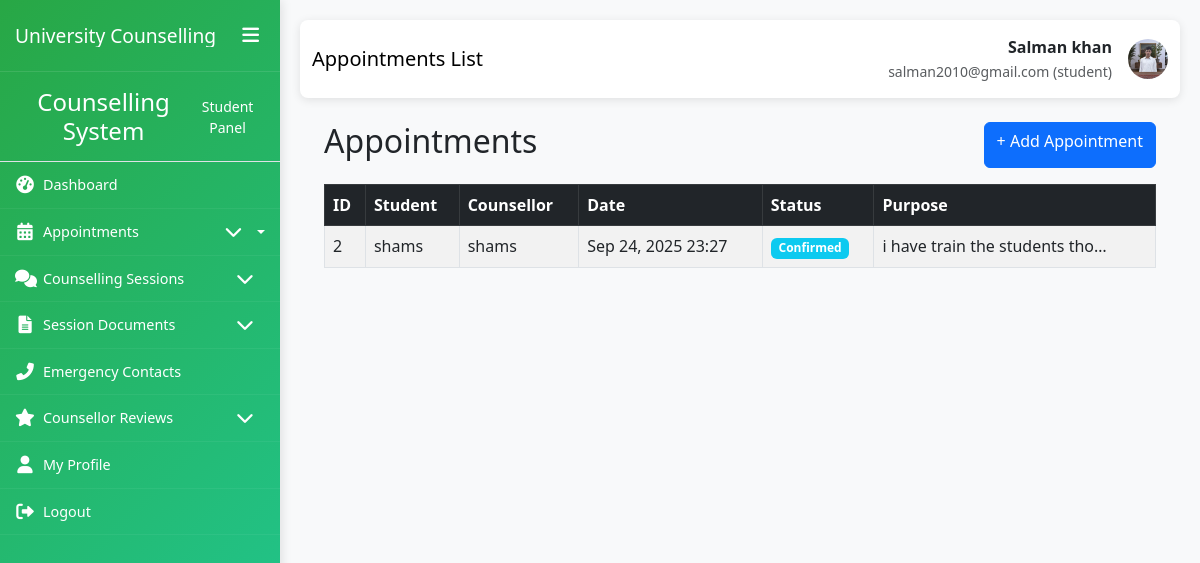
The app's page /student_appointment_list/ (signed in) with its own data.
### My_App/models.py (models this page shows, shortened)
class CustomUser(AbstractUser):
    ROLE_CHOICES = (
        ('student', 'Student'),
        ('counsellor', 'Counsellor'),
        ('admin', 'Administrator'),
    )
    role = models.CharField(max_length=20, choices=ROLE_CHOICES, default='student')
    phone_number = models.CharField(max_length=15, blank=True, null=True)
    date_of_birth = models.DateField(blank=True, null=True)
    profile_picture = models.ImageField(upload_to='profile_pics/', blank=True, null=True)
    created_at = models.DateTimeField(auto_now_add=True)
    updated_at = models.DateTimeField(auto_now=True)
    class Meta:
        permissions = [
            ("can_access_admin_panel", "Can access admin panel"),
            ("can_manage_users", "Can manage users"),
            ("can_manage_appointments", "Can manage appointments"),
            ("can_view_reports", "Can view reports"),
            ("can_manage_counsellors", "Can manage counsellors"),
        ]

class Appointment(models.Model):
    STATUS_CHOICES = (
        ('pending', 'Pending'),
        ('confirmed', 'Confirmed'),
        ('completed', 'Completed'),
        ('cancelled', 'Cancelled'),
        ('no_show', 'No Show'),
    )
    student = models.ForeignKey(Student, on_delete=models.CASCADE)
    counsellor = models.ForeignKey(Counsellor, on_delete=models.CASCADE)
    appointment_date = models.DateTimeField()
    duration_minutes = models.IntegerField(default=60)
    status = models.CharField(max_length=20, choices=STATUS_CHOICES, default='pending')
    purpose = models.TextField()
    concerns = models.TextField(blank=True, null=True)
    created_at = models.DateTimeField(auto_now_add=True)
    updated_at = models.DateTimeField(auto_now=True)
    class Meta:
        ordering = ['-appointment_date']
        unique_together = ['counsellor', 'appointment_date']
        permissions = [
            ("can_change_appointment_status", "Can change appointment status"),
            ("can_view_all_appointments", "Can view all appointments"),
        ]

class Student(models.Model):
    user = models.OneToOneField(CustomUser, on_delete=models.CASCADE, primary_key=True)
    student_id = models.CharField(max_length=20, unique=True)
    enrollment_date = models.DateField()
    FACULTY_CHOICES = (
        ('engineering', 'Engineering'),
        ('science', 'Science'),
        ('arts', 'Arts'),
        ('business', 'Business'),
        ('medicine', 'Medicine'),
        ('law', 'Law'),
    )
    faculty = models.CharField(max_length=50, choices=FACULTY_CHOICES)
    department = models.CharField(max_length=100)
    academic_year = models.IntegerField(
        validators=[MinValueValidator(1), MaxValueValidator(6)]
    )
    emergency_contact_name = models.CharField(max_length=100)
    emergency_contact_phone = models.CharField(max_length=15)
    address = models.TextField(blank=True, null=True)
    class Meta:
        permissions = [
            ("can_view_own_appointments", "Can view own appointments"),
            ("can_book_appointment", "Can book appointment"),
            ("can_view_own_records", "Can view own records"),
            ("can_cancel_appointment", "Can cancel appointment"),
        ]

class Counsellor(models.Model):
    user = models.OneToOneField(CustomUser, on_delete=models.CASCADE, primary_key=True)
    specialization = models.CharField(max_length=100)
    license_number = models.CharField(max_length=50, unique=True)
    experience_years = models.IntegerField(default=0)
    qualifications = models.TextField()
    bio = models.TextField(blank=True, null=True)
    AREA_OF_EXPERTISE_CHOICES = (
        ('academic', 'Academic Counselling'),
        ('career', 'Career Counselling'),
        ('personal', 'Personal Counselling'),
        ('mental_health', 'Mental Health'),
        ('crisis', 'Crisis Intervention'),
    )
    area_of_expertise = models.CharField(max_length=50, choices=AREA_OF_EXPERTISE_CHOICES)
    is_available = models.BooleanField(default=True)
    max_students = models.IntegerField(default=20)
    class Meta:
        permissions = [
            ("can_view_student_records", "Can view student records"),
            ("can_manage_schedule", "Can manage schedule"),
            ("can_write_session_notes", "Can write session notes"),
            ("can_view_all_appointments", "Can view all appointments"),
            ("can_manage_own_availability", "Can manage own availability"),
        ]

### My_App/views.py (the view)
# urls.py: path('student_appointment_list/',views.student_appointment_list,name='student_appointment_list'),
def student_appointment_list(request):
    appointments = Appointment.objects.all().select_related('student', 'counsellor')
    return render(request, 'My_Student/appointments/list.html', {'appointments': appointments})

### templates/My_Student/appointments/list.html (shortened to what this page needs)
{% extends 'My_Student/base1.html' %}
{% block page_title %}Appointments List{% endblock %}
{% block content %}
<div class="container mt-4">
    <div class="d-flex justify-content-between mb-3">
        <h2>Appointments</h2>
        <a href="{% url 'Student_appointment_create' %}" class="btn btn-primary">+ Add Appointment</a>
    </div>
    <table class="table table-bordered table-striped">
        <thead class="table-dark">
            <tr>
                <th>ID</th>
                <th>Student</th>
                <th>Counsellor</th>
                <th>Date</th>
                <th>Status</th>
                <th>Purpose</th>
            </tr>
        </thead>
        <tbody>
        {% for appointment in appointments %}
            <tr>
                <td>{{ appointment.id }}</td>
                <td>{{ appointment.student.user.username }}</td>
                <td>{{ appointment.counsellor.user.username }}</td>
                <td>{{ appointment.appointment_date|date:"M d, Y H:i" }}</td>
                <td><span class="badge bg-info">{{ appointment.get_status_display }}</span></td>
                <td>{{ appointment.purpose|truncatechars:30 }}</td>
            </tr>
        {% empty %}
            <tr><td colspan="7" class="text-center">No appointments found</td></tr>
        {% endfor %}
        </tbody>
    </table>
</div>
{% endblock %}

### templates/My_Student/base1.html (shortened to what this page needs)
<!DOCTYPE html>
<html lang="en">
<head>
    <link href="https://cdn.jsdelivr.net/npm/bootstrap@5.3.0/dist/css/bootstrap.min.css" rel="stylesheet">
    <link href="https://cdnjs.cloudflare.com/ajax/libs/font-awesome/6.0.0/css/all.min.css" rel="stylesheet">
    <link href="https://cdn.jsdelivr.net/npm/sweetalert2@11/dist/sweetalert2.min.css" rel="stylesheet">
</head>
<body>
    <div class="container-fluid p-0">
        <div class="row g-0">
            <div class="sidebar" id="sidebar">
                <div class="sidebar-header">
                    <h3>University Counselling</h3>
                    <button class="sidebar-toggle d-none d-lg-block" id="sidebarToggle">
                        <i class="fas fa-bars"></i>
                    </button>
                </div>
                <div class="sidebar-content">
                    {% include 'My_Student/sidebar.html' %}
                </div>
            </div>
            <div class="main-content" id="mainContent">
                <nav class="navbar navbar-expand-lg navbar-custom">
                    <div class="container-fluid">
                        <span class="navbar-brand">{% block page_title %}Dashboard{% endblock %}</span>
                        <div class="d-flex align-items-center">
                            <div class="me-3 text-end d-none d-md-block">
                                <div class="fw-bold">{{ user.get_full_name|default:user.username }}</div>
                                <small class="text-muted">{{ user.email }} (student)</small>
                            </div>
                            {% if user.profile_picture %}
                            <img src="{{ user.profile_picture.url }}" alt="Profile" class="user-profile-img">
                            {% else %}
                            <div class="user-profile-img bg-secondary d-flex align-items-center justify-content-center text-white">
                                <i class="fas fa-user"></i>
                            </div>
                            {% endif %}
                        </div>
                    </div>
                </nav>
                <div class="container-fluid">
                    {% block content %}{% endblock %}
                </div>
            </div>
        </div>
    </div>
</body>
</html>

### templates/My_Student/base1.html (style rules this page uses)
:root { --sidebar-width: 280px; --sidebar-collapsed-width: 70px; --sidebar-bg: linear-gradient(135deg, #28a745 0%, #20c997 100%); --content-padding: 20px; --transition-speed: 0.3s; }
body { overflow-x: hidden; font-family: 'Segoe UI', Tahoma, Geneva, Verdana, sans-serif; background-color: #f8f9fa; }
.sidebar { background: var(--sidebar-bg); color: white; min-height: 100vh; position: fixed; width: var(--sidebar-width); transition: all var(--transition-speed) ease; z-index: 1000; box-shadow: 2px 0 10px rgba(0,0,0,0.1); overflow-y: auto; }
.sidebar-header { padding: 20px 15px; border-bottom: 1px solid rgba(255,255,255,0.1); display: flex; align-items: center; justify-content: space-between; }
.sidebar-header h3 { font-size: 1.2rem; margin: 0; white-space: nowrap; overflow: hidden; }
.sidebar-toggle { background: none; border: none; color: white; font-size: 1.2rem; cursor: pointer; }
.main-content { margin-left: var(--sidebar-width); padding: var(--content-padding); transition: all var(--transition-speed) ease; min-height: 100vh; width: calc(100% - var(--sidebar-width)); }
.navbar-custom { background: white; box-shadow: 0 2px 10px rgba(0,0,0,0.1); padding: 15px 0; margin-bottom: 20px; border-radius: 8px; }
.user-profile-img { width: 40px; height: 40px; border-radius: 50%; object-fit: cover; }
.sidebar { background: var(--sidebar-bg); color: white; height: 100vh; position: fixed; top: 0; left: 0; width: var(--sidebar-width); transition: all var(--transition-speed) ease; z-index: 1000; box-shadow: 2px 0 10px rgba(0,0,0,0.1); overflow-y: auto; overflow-x: hidden; scrollbar-width: thin; scrollbar-color: rgba(255,255,255,0.4) transparent; }

### records on screen
CustomUser: get_full_name "Salman khan", email "salman2010@gmail.com", profile_picture (picture)
Appointment: id "2", student.user.username "shams", counsellor.user.username "shams", appointment_date "Sep 24, 2025 23:27", status "Confirmed", purpose "i have train the students tho…"
